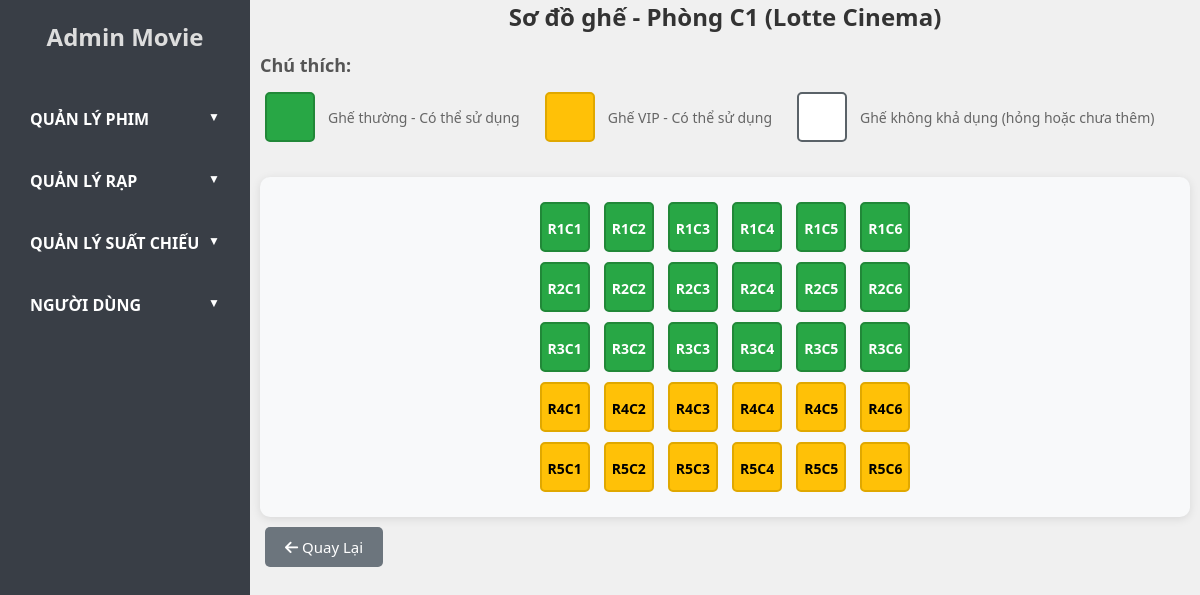
Screenshot of /admin.php?controller=room&action=viewSeats&room_id=16 (signed in) with the database file from the repository.
### tables this page shows
CREATE TABLE `rooms` (
  `id` int NOT NULL,
  `theater_id` int NOT NULL,
  `name` varchar(50) NOT NULL,
  `capacity` int NOT NULL,
  `rows` int NOT NULL,
  `columns` int NOT NULL
);

CREATE TABLE `theaters` (
  `id` int NOT NULL,
  `name` varchar(100) NOT NULL,
  `address` varchar(255) NOT NULL,
  `capacity` int NOT NULL
);

CREATE TABLE `theater_seats` (
  `id` int NOT NULL,
  `room_id` int NOT NULL,
  `row` int NOT NULL,
  `column` int NOT NULL,
  `price` decimal(8,2) NOT NULL DEFAULT '0.00',
  `type_seat` enum('vip','normal') NOT NULL DEFAULT 'normal',
  `status` enum('available','booked','unavailable') DEFAULT 'available'
);

### models/BaseModel.php (called while the page is built, shortened)
<?php
class BaseModel
{
     public function __construct($db, $table)
     {
          $this->conn = $db;
     }
}
?>

### models/RoomModel.php (called while the page is built, shortened)
<?php
require_once MODEL_PATH . 'BaseModel.php';
class RoomModel extends BaseModel
{
     public function getRoomById($id)
     {
          $query = "SELECT rooms.*, theaters.name AS theater_name
                    FROM rooms
                    JOIN theaters ON rooms.theater_id = theaters.id
                    WHERE rooms.id = :id";
          $stmt = $this->conn->prepare($query);
          $stmt->bindParam(':id', $id);
          $stmt->execute();
          return $stmt->fetch(PDO::FETCH_ASSOC);
     }
     public function getSeatsByRoom($room_id)
     {
          $query = "SELECT * FROM theater_seats WHERE room_id = ? ORDER BY `row`, `column`";
          $stmt = $this->conn->prepare($query);
          $stmt->execute([$room_id]);
          return $stmt->fetchAll(PDO::FETCH_ASSOC);
     }
}
?>

### views/admin/admin_room/room_seat_map.php (the view, shortened to what this page needs)
<div class="main-content">
     <h1>Sơ đồ ghế - <?php echo htmlspecialchars($room['name']); ?>
          (<?php echo htmlspecialchars($room['theater_name']); ?>)</h1>
     <div class="legend">
          <h3>Chú thích:</h3>
          <div class="legend-items">
               <div class="legend-item">
                    <span class="seat normal available"></span> Ghế thường - Có thể sử dụng
               </div>
               <div class="legend-item">
                    <span class="seat vip available"></span> Ghế VIP - Có thể sử dụng
               </div>
               <div class="legend-item">
                    <span class="seat normal unavailable"></span> Ghế không khả dụng (hỏng hoặc chưa thêm)
               </div>
          </div>
     </div>
     <div class="seat-map">
          <?php
          for ($r = 1; $r <= $room['rows']; $r++) {
               for ($c = 1; $c <= $room['columns']; $c++) {
                    $seat = $seatMap[$r][$c] ?? null;
                    if ($seat) {
                         $class = $seat['type_seat'] . ' ' . $seat['status'];
                         $label = "R{$r}C{$c}";
                         echo "
                         <div class='seat $class'
                         data-seat-id='{$seat['id']}'
                         data-type='{$seat['type_seat']}'
                         data-status='{$seat['status']}'
                         data-price='{$seat['price']}'
                         data-row='$r' data-column='$c'
                         onclick='showSeatForm(this, false)'>$label
                         </div>";
                    }
               }
               echo "<br>";
          }
          ?>
     </div>
     <a href="admin.php?controller=room&action=index" class="btn-back">
          <i class="fas fa-arrow-left"></i> Quay Lại
     </a>
</div>

### public/css/admin/style.css (style rules this page uses)
* { margin: 0; padding: 0; box-sizing: border-box; font-family: 'Segoe UI', Tahoma, Geneva, Verdana, sans-serif; }
body { display: flex; height: 100vh; background-color: #f0f0f0; }
.main-content { height: 100%; flex: 1; padding: 0 10px; }
h1 { text-align: center; font-size: 22px; margin-bottom: 20px; color: #333; }
.btn-back, .btn-save { font-size: 15px; color: #fff; background-color: #007bff; padding: 10px 15px; text-decoration: none; border: none; border-radius: 5px; }

### views/admin/admin_room/room_seat_map.php (style rules this page uses)
h1 { font-size: 24px; color: #333; margin-bottom: 20px; }
.legend { margin-bottom: 30px; }
.legend h3 { font-size: 18px; color: #555; margin-bottom: 10px; }
.legend-items { display: flex; gap: 20px; flex-wrap: wrap; }
.legend-item { display: flex; align-items: center; gap: 8px; font-size: 14px; color: #666; }
.seat { width: 50px; height: 50px; margin: 5px; display: inline-block; text-align: center; line-height: 50px; border: 2px solid #ddd; border-radius: 5px; font-size: 14px; font-weight: bold; transition: transform 0.2s ease, box-shadow 0.2s ease; cursor: pointer; }
.normal.available { background: #28a745; color: white; border-color: #218838; }
.vip.available { background: #ffc107; color: black; border-color: #e0a800; }
.normal.unavailable, .vip.unavailable { background: #ffff; color: white; border-color: #5a6268; }
.seat-map { text-align: center; margin: 0 auto; max-width: 100%; overflow-x: auto; padding: 20px; background: #f8f9fa; border-radius: 10px; box-shadow: 0 2px 10px rgba(0, 0, 0, 0.1); }
.btn-back, .btn-save, .btn-delete { display: inline-block; margin: 10px 5px; padding: 10px 20px; text-decoration: none; border-radius: 5px; transition: background 0.3s ease; }
.btn-back { background: #6c757d; color: white; }

### rows the page displays
rooms: name "Phòng C1", theater.name "Lotte Cinema"
theater_seats: label "R1C1"
theater_seats: label "R1C2"
theater_seats: label "R1C3"
theater_seats: label "R1C4"
theater_seats: label "R1C5"
theater_seats: label "R1C6"
theater_seats: label "R2C1"
theater_seats: label "R2C2"
theater_seats: label "R2C3"
theater_seats: label "R2C4"
theater_seats: label "R2C5"
theater_seats: label "R2C6"
theater_seats: label "R3C1"
theater_seats: label "R3C2"
theater_seats: label "R3C3"
theater_seats: label "R3C4"
theater_seats: label "R3C5"
theater_seats: label "R3C6"
theater_seats: label "R4C1"
theater_seats: label "R4C2"
theater_seats: label "R4C3"
theater_seats: label "R4C4"
theater_seats: label "R4C5"
theater_seats: label "R4C6"
theater_seats: label "R5C1"
theater_seats: label "R5C2"
theater_seats: label "R5C3"
theater_seats: label "R5C4"
theater_seats: label "R5C5"
theater_seats: label "R5C6"
